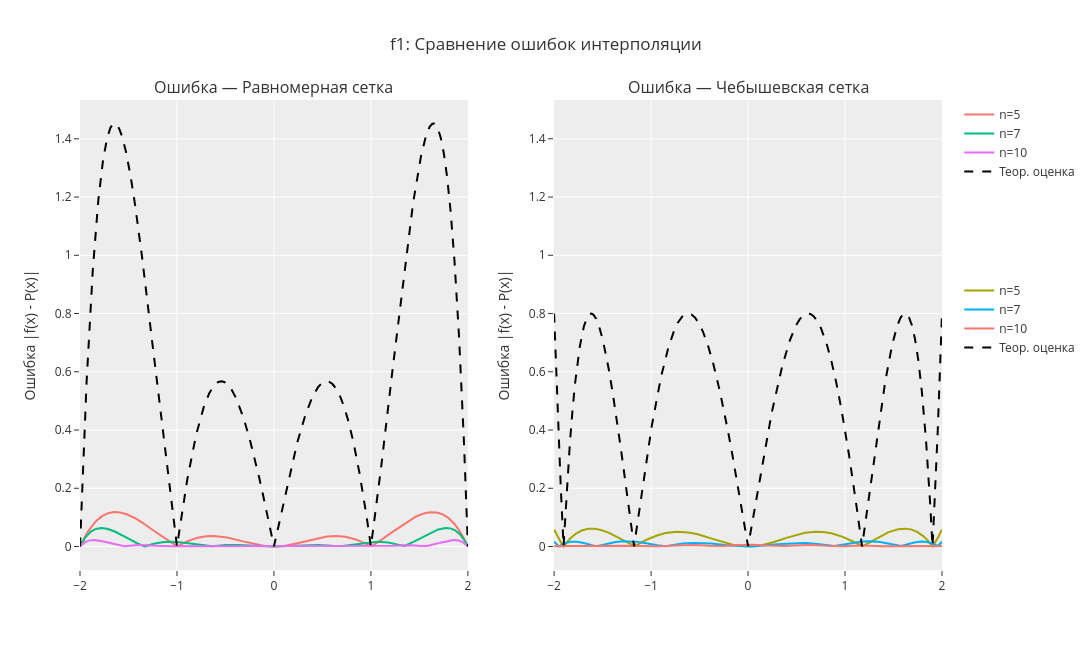

Notebook code cell kept with this figure:
### Code cell
plot_errors_with_theory(dir, "f1", result_max.fun, nodes_list)

### Figure 1 — Plotly figure (JSON) as saved in the notebook; plotly's stock layout.template omitted (floating-point values rounded to 4 significant figures; data arrays with more than 128 entries replaced by an {"elided": "..."} marker saying what was removed)
{"data": [{"legendgroup": "uniform", "mode": "lines", "name": "n=5", "type": "scatter", "x": {"elided": "10000 float values"}, "xaxis": "x", "y": {"elided": "10000 float values"}, "yaxis": "y"}, {"legendgroup": "cheb", "mode": "lines", "name": "n=5", "type": "scatter", "x": {"elided": "10000 float values"}, "xaxis": "x2", "y": {"elided": "10000 float values"}, "yaxis": "y2"}, {"legendgroup": "uniform", "mode": "lines", "name": "n=7", "type": "scatter", "x": {"elided": "10000 float values"}, "xaxis": "x", "y": {"elided": "10000 float values"}, "yaxis": "y"}, {"legendgroup": "cheb", "mode": "lines", "name": "n=7", "type": "scatter", "x": {"elided": "10000 float values"}, "xaxis": "x2", "y": {"elided": "10000 float values"}, "yaxis": "y2"}, {"legendgroup": "uniform", "mode": "lines", "name": "n=10", "type": "scatter", "x": {"elided": "10000 float values"}, "xaxis": "x", "y": {"elided": "10000 float values"}, "yaxis": "y"}, {"legendgroup": "cheb", "mode": "lines", "name": "n=10", "type": "scatter", "x": {"elided": "10000 float values"}, "xaxis": "x2", "y": {"elided": "10000 float values"}, "yaxis": "y2"}, {"legendgroup": "uniform", "line": {"color": "black", "dash": "dash", "width": 2}, "mode": "lines", "name": "Теор. оценка", "type": "scatter", "x": {"elided": "10000 float values"}, "xaxis": "x", "y": {"elided": "10000 float values"}, "yaxis": "y"}, {"legendgroup": "cheb", "line": {"color": "black", "dash": "dash", "width": 2}, "mode": "lines", "name": "Теор. оценка", "type": "scatter", "x": {"elided": "10000 float values"}, "xaxis": "x2", "y": {"elided": "10000 float values"}, "yaxis": "y2"}], "layout": {"annotations": [{"font": {"size": 16}, "showarrow": false, "text": "Ошибка — Равномерная сетка", "x": 0.225, "xanchor": "center", "xref": "paper", "y": 1, "yanchor": "bottom", "yref": "paper"}, {"font": {"size": 16}, "showarrow": false, "text": "Ошибка — Чебышевская сетка", "x": 0.775, "xanchor": "center", "xref": "paper", "y": 1, "yanchor": "bottom", "yref": "paper"}], "height": 650, "hovermode": "x unified", "legend": {"tracegroupgap": 100}, "title": {"text": "f1: Сравнение ошибок интерполяции"}, "width": 1200, "xaxis": {"anchor": "y", "domain": [0, 0.45]}, "xaxis2": {"anchor": "y2", "domain": [0.55, 1]}, "yaxis": {"anchor": "x", "domain": [0, 1], "matches": "y", "title": {"text": "Ошибка |f(x) - P(x)|"}}, "yaxis2": {"anchor": "x2", "domain": [0, 1], "matches": "y", "title": {"text": "Ошибка |f(x) - P(x)|"}}}}
